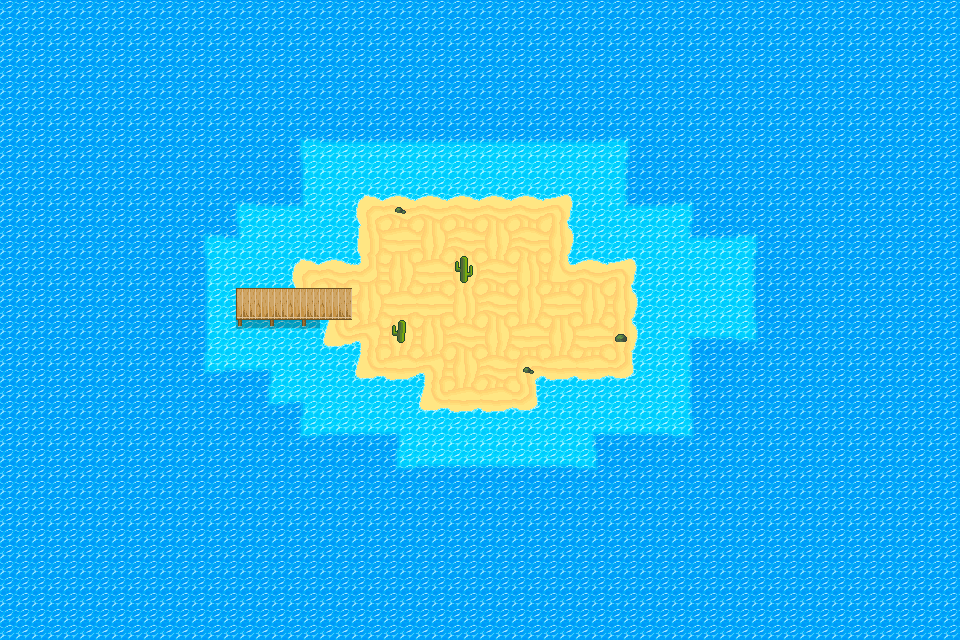

The image is a tile-based game level rendered from a .tmx file. Its description and complete source (layers, tilesets, objects, tile grids) follow:
An orthogonal 30x20 tile map with 32x32 px tiles, 2 tile layers (world, world_deco) and 2 objects (PLAYER_START, npc).

<map version="1.8" tiledversion="1.8.4" orientation="orthogonal" renderorder="right-down" width="30" height="20" tilewidth="32" tileheight="32" infinite="0" nextlayerid="4" nextobjectid="5">
 <tileset firstgid="1" source="../tilesets/island.tsx" />
 <layer id="1" name="world" width="30" height="20">
  <data encoding="csv">
489,489,489,489,489,489,489,489,489,489,489,489,489,489,489,489,489,489,489,489,489,489,489,489,489,489,489,489,489,489,
489,489,489,489,489,489,489,489,489,489,489,489,489,489,489,489,489,489,489,489,489,489,489,489,489,489,489,489,489,489,
489,489,489,489,489,489,489,489,489,489,489,489,489,489,489,489,489,489,489,489,489,489,489,489,489,489,489,489,489,489,
489,489,489,489,489,489,489,489,489,489,489,489,489,489,489,489,489,489,489,489,489,489,489,489,489,489,489,489,489,489,
489,489,489,489,489,489,489,489,489,371,422,422,422,422,422,422,422,422,422,372,489,489,489,489,489,489,489,489,489,489,
489,489,489,489,489,489,489,489,489,400,487,487,487,487,487,487,487,487,487,398,489,489,489,489,489,489,489,489,489,489,
489,489,489,489,489,489,489,371,422,423,487,444,445,445,445,445,445,446,487,421,422,372,489,489,489,489,489,489,489,489,
489,489,489,489,489,489,371,423,487,487,487,467,169,147,123,147,123,469,487,487,487,421,422,372,489,489,489,489,489,489,
489,489,489,489,489,489,400,487,487,444,445,558,147,169,147,123,145,556,445,446,487,487,487,398,489,489,489,489,489,489,
489,489,489,489,489,489,400,394,57,57,57,147,169,169,145,123,147,169,147,469,487,487,487,398,489,489,489,489,489,489,
489,489,489,489,489,489,400,486,440,440,490,512,147,145,123,147,169,147,169,469,487,375,376,370,489,489,489,489,489,489,
489,489,489,489,489,489,369,376,377,487,487,490,491,512,147,123,510,491,491,492,487,398,489,489,489,489,489,489,489,489,
489,489,489,489,489,489,489,489,369,377,487,487,487,490,491,491,492,487,487,487,487,398,489,489,489,489,489,489,489,489,
489,489,489,489,489,489,489,489,489,369,376,376,377,487,487,487,487,487,375,376,376,370,489,489,489,489,489,489,489,489,
489,489,489,489,489,489,489,489,489,489,489,489,369,376,376,376,376,376,370,489,489,489,489,489,489,489,489,489,489,489,
489,489,489,489,489,489,489,489,489,489,489,489,489,489,489,489,489,489,489,489,489,489,489,489,489,489,489,489,489,489,
489,489,489,489,489,489,489,489,489,489,489,489,489,489,489,489,489,489,489,489,489,489,489,489,489,489,489,489,489,489,
489,489,489,489,489,489,489,489,489,489,489,489,489,489,489,489,489,489,489,489,489,489,489,489,489,489,489,489,489,489,
489,489,489,489,489,489,489,489,489,489,489,489,489,489,489,489,489,489,489,489,489,489,489,489,489,489,489,489,489,489,
489,489,489,489,489,489,489,489,489,489,489,489,489,489,489,489,489,489,489,489,489,489,489,489,489,489,489,489,489,489
</data>
 </layer>
 <layer id="3" name="world_deco" width="30" height="20">
  <data encoding="csv">
0,0,0,0,0,0,0,0,0,0,0,0,0,0,0,0,0,0,0,0,0,0,0,0,0,0,0,0,0,0,
0,0,0,0,0,0,0,0,0,0,0,0,0,0,0,0,0,0,0,0,0,0,0,0,0,0,0,0,0,0,
0,0,0,0,0,0,0,0,0,0,0,0,0,0,0,0,0,0,0,0,0,0,0,0,0,0,0,0,0,0,
0,0,0,0,0,0,0,0,0,0,0,0,0,0,0,0,0,0,0,0,0,0,0,0,0,0,0,0,0,0,
0,0,0,0,0,0,0,0,0,0,0,0,0,0,0,0,0,0,0,0,0,0,0,0,0,0,0,0,0,0,
0,0,0,0,0,0,0,0,0,0,0,0,0,0,0,0,0,0,0,0,0,0,0,0,0,0,0,0,0,0,
0,0,0,0,0,0,0,0,0,0,0,0,327,0,0,0,0,0,0,0,0,0,0,0,0,0,0,0,0,0,
0,0,0,0,0,0,0,0,0,0,0,0,0,0,0,0,0,0,0,0,0,0,0,0,0,0,0,0,0,0,
0,0,0,0,0,0,0,0,0,0,0,0,0,0,254,0,0,0,0,0,0,0,0,0,0,0,0,0,0,0,
0,0,0,0,0,0,0,0,0,0,0,0,0,0,0,0,0,0,0,0,0,0,0,0,0,0,0,0,0,0,
0,0,0,0,0,0,0,0,0,0,0,0,236,0,0,0,0,0,0,326,0,0,0,0,0,0,0,0,0,0,
0,0,0,0,0,0,0,0,0,0,0,0,0,0,0,0,327,0,0,0,0,0,0,0,0,0,0,0,0,0,
0,0,0,0,0,0,0,0,0,0,0,0,0,0,0,0,0,0,0,0,0,0,0,0,0,0,0,0,0,0,
0,0,0,0,0,0,0,0,0,0,0,0,0,0,0,0,0,0,0,0,0,0,0,0,0,0,0,0,0,0,
0,0,0,0,0,0,0,0,0,0,0,0,0,0,0,0,0,0,0,0,0,0,0,0,0,0,0,0,0,0,
0,0,0,0,0,0,0,0,0,0,0,0,0,0,0,0,0,0,0,0,0,0,0,0,0,0,0,0,0,0,
0,0,0,0,0,0,0,0,0,0,0,0,0,0,0,0,0,0,0,0,0,0,0,0,0,0,0,0,0,0,
0,0,0,0,0,0,0,0,0,0,0,0,0,0,0,0,0,0,0,0,0,0,0,0,0,0,0,0,0,0,
0,0,0,0,0,0,0,0,0,0,0,0,0,0,0,0,0,0,0,0,0,0,0,0,0,0,0,0,0,0,
0,0,0,0,0,0,0,0,0,0,0,0,0,0,0,0,0,0,0,0,0,0,0,0,0,0,0,0,0,0
</data>
 </layer>
 <objectgroup id="2" name="poi">
  <object id="1" name="PLAYER_START" x="238" y="288">
   <point />
  </object>
  <object id="2" name="vieux pecheur" type="npc" x="576" y="267">
   <properties>
    <property name="dialog" type="bool" value="true" />
    <property name="spritesheet" value="assets/sprites/Male/Male 17-3.png" />
   </properties>
   <point />
  </object>
 </objectgroup>
</map>
